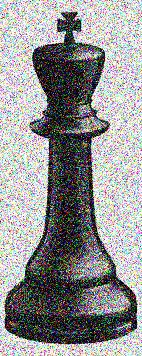
#> input picture SVD Denoising/noisy.jpg, 142 x 356 px
$ python SVD_Denoising.py
#> lines starting #> are read from the running program, lines starting #| are printed output that depends on the picture
import matplotlib.pyplot as plt
import numpy as np

'''This function is used to plot singular values to find breaking point.
	because of similarity between red,green and blue diagrams, I assume a particular K for all 3 color channels that is k = 13
'''
def plot_singular_values(S):
	x = [i for i in range(S.shape[0])]
	y = [value for value in S]
	plt.figure()
	plt.plot(x,y,'b')
	plt.show()

#This function is used to fill new diagonal matrixes we need.
def fill_diag(mat, k, new_shape):
	new_mat = np.zeros((new_shape[0],new_shape[1]))
	for i in range(k+1):
		new_mat[i][i] = mat[i]
	return new_mat


img = plt.imread('noisy.jpg',)
#> img is the input picture: shape (356, 142, 3); mean R, G, B 148, 147.7, 147.8

#Getting picture data
width = img.shape[0]
#> width = 356
height = img.shape[1]
#> height = 142
red_matrix = img[:,:,0]
green_matrix = img[:,:,1]
blue_matrix = img[:,:,2]

#Finding SVD factorization
Ur,Sr,Vhr = np.linalg.svd(red_matrix)
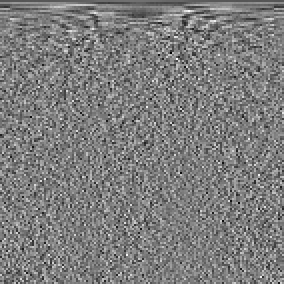
#> Vhr: shape (142, 142) float64 (shown 2 times larger); min -0.33, max 0.337, mean -0.000804; drawn with min black and max white
#> Sr = 142 values, max 36044.5 at index 0, min 299.6 at index 141, mean 1146.6
Ug,Sg,Vhg = np.linalg.svd(green_matrix)
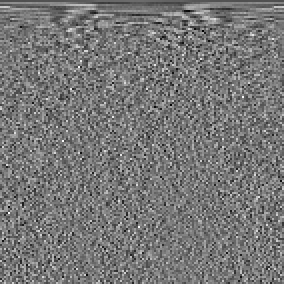
#> Vhg: shape (142, 142) float64 (shown 2 times larger); min -0.32, max 0.362, mean -0.000843; drawn with min black and max white
#> Sg = 142 values, max 36038.1 at index 0, min 315.7 at index 141, mean 1168.6
Ub,Sb,Vhb = np.linalg.svd(blue_matrix)
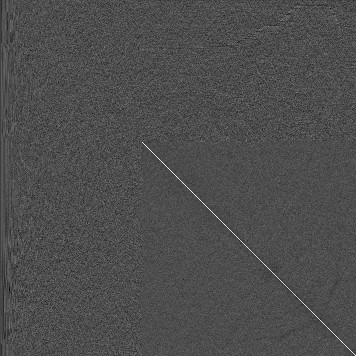
#> Ub: shape (356, 356) float64; min -0.322, max 0.731, mean -0.000184; drawn with min black and max white
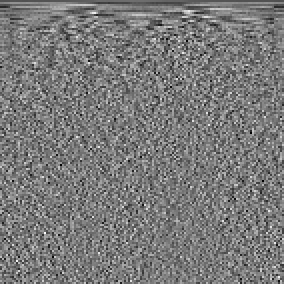
#> Vhb: shape (142, 142) float64 (shown 2 times larger); min -0.318, max 0.343, mean -0.00066; drawn with min black and max white
#> Sb = 142 values, max 35977.5 at index 0, min 295.4 at index 141, mean 1136.2

#Making new matrixes using k = 13
k = 13
new_Sr = fill_diag(Sr,k,(width,height))
#> after the loop in fill_diag, `for i in range(k+1):`:
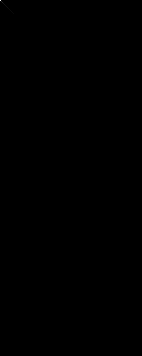
#> new_mat: shape (356, 142) float64; min 0, max 36044.5, mean 1.4; drawn with min black and max white
new_Sg = fill_diag(Sg,k,(width,height))
new_Sb = fill_diag(Sb,k,(width,height))
new_red = np.matmul(np.matmul(Ur,new_Sr),Vhr)
new_green = np.matmul(np.matmul(Ug,new_Sg),Vhg)
new_blue = np.matmul(np.matmul(Ub,new_Sr),Vhb)
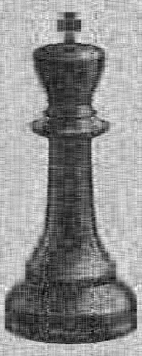
#> new_blue: shape (356, 142) float64; min -32.31, max 286.7, mean 148.1; drawn with min black and max white
new_img = np.zeros((width,height,3),dtype=np.uint8)
for i in range(width):
	for j in range(height):
		new_img[i,j,0] = new_red[i,j]
		new_img[i,j,1] = new_green[i,j]
		new_img[i,j,2] = new_blue[i,j]

plt.imsave(f'saved{k}.jpeg',new_img)
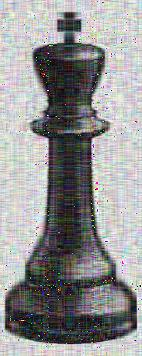
#> saved as saved13.jpeg: shape (356, 142, 3); mean R, G, B 147.4, 147.1, 147.5
